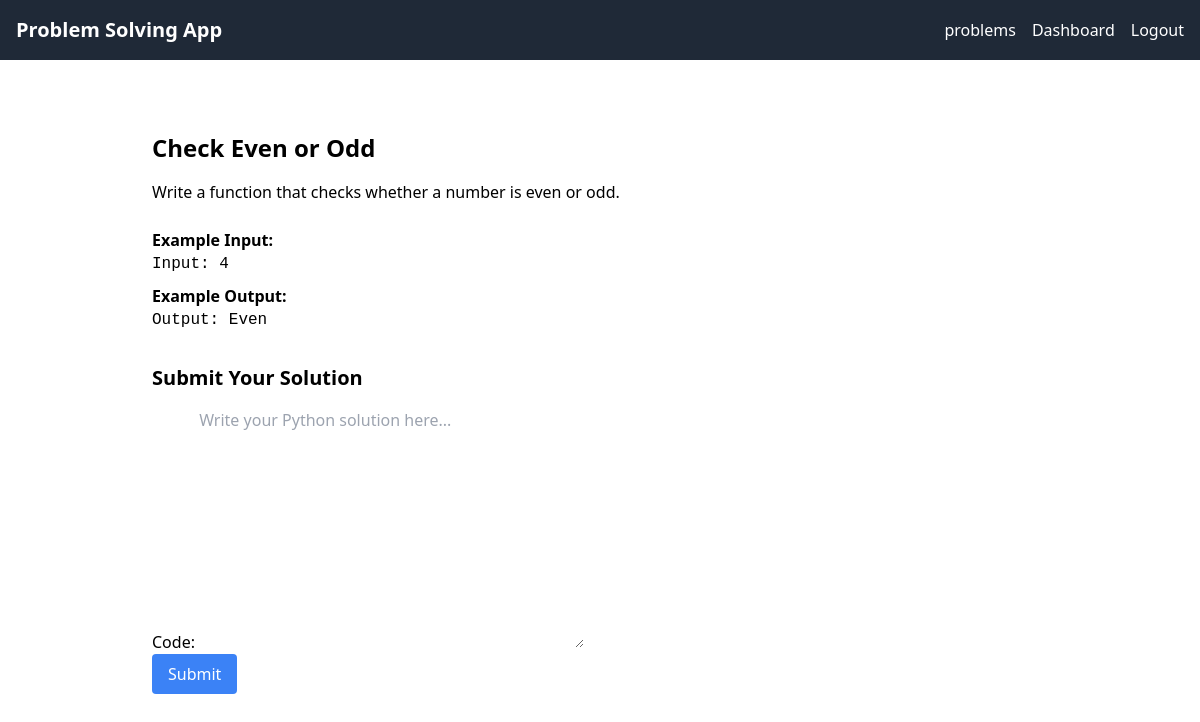
Screenshot of /problems/2/ (signed in) with the database file from the repository.
### problem_solving/models.py (models this page shows, shortened)
class Problem(models.Model):
    title = models.CharField(max_length=200)
    description = models.TextField()
    example_input = models.TextField()
    example_output = models.TextField()
    test_cases = models.JSONField()

### problem_solving/views.py (the view)
# urls.py: path('problems/<int:pk>/', views.problem_detail, name='problem_detail'),
@login_required
def problem_detail(request, pk):
    problem = get_object_or_404(Problem, pk=pk)
    if request.method == 'POST':
        form = SolutionForm(request.POST)
        if form.is_valid():
            solution = form.save(commit=False)
            solution.user = request.user
            solution.problem = problem
            solution.passed = evaluate_solution(problem, solution.code)
            solution.save()
            return redirect('solution_result', pk=solution.pk)
    else:
        form = SolutionForm()
    return render(request, 'problem_solving/problem_details.html', {'problem': problem, 'form': form})

### problem_solving/forms.py
class SolutionForm(forms.ModelForm):
    class Meta:
        model = Solution
        fields = ['code']
        widgets = {
            'code': forms.Textarea(attrs={'placeholder': 'Write your Python solution here...'}),
        }

### problem_solving/templates/problem_solving/problem_details.html (shortened to what this page needs)
{% extends 'problem_solving/base.html' %}
{% block content %}
<div class="max-w-4xl mx-auto mt-10">
    <h1 class="text-2xl font-bold">{{ problem.title }}</h1>
    <p class="mt-4">{{ problem.description }}</p>
    <h3 class="font-semibold mt-6">Example Input:</h3>
    <pre>{{ problem.example_input }}</pre>
    <h3 class="font-semibold mt-2">Example Output:</h3>
    <pre>{{ problem.example_output }}</pre>
    <h2 class="mt-8 font-bold text-xl">Submit Your Solution</h2>
    <form method="POST" class="mt-4">
        {{ form.as_p }}
        <button type="submit" class="bg-blue-500 text-white px-4 py-2 rounded">Submit</button>
    </form>
</div>
{% endblock %}

### rows the page displays
Problem: title "Check Even or Odd", description "Write a function that checks whether a number is even or odd.", example_input "Input: 4", example_output "Output: Even"
